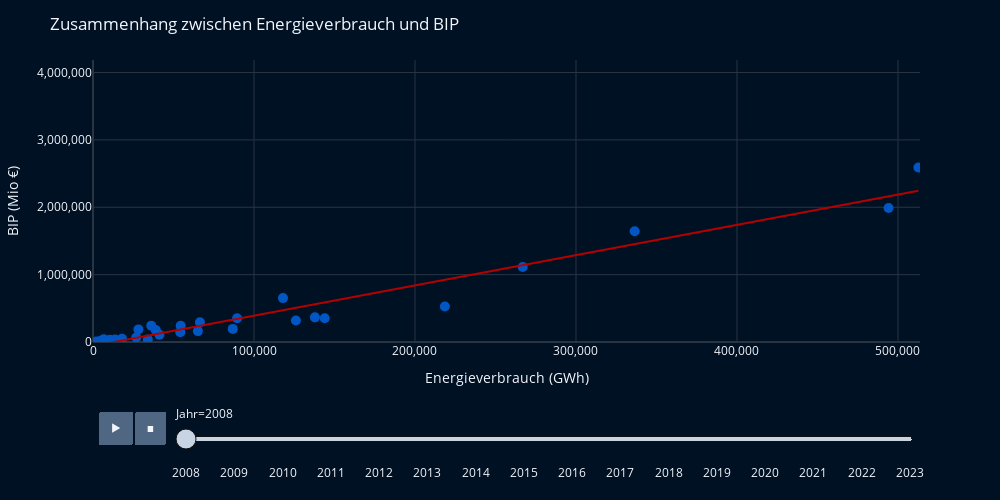

Source (notebook cell):
### Code cell
from dashboards_and_tables.D2_correlations.graph_builders import correlations_moving_regression

correlations_moving_regression(df_Y, gdp_color, energy_color).show()

### Figure 1 — Plotly figure (JSON) as saved in the notebook; plotly's stock layout.template omitted (floating-point values rounded to 4 significant figures; data arrays with more than 128 entries replaced by an {"elided": "..."} marker saying what was removed)
{"data": [{"customdata": {"elided": "464x1 str values"}, "hovertemplate": "Land: %{customdata[0]}<br>Energieverbrauch: %{x:,.0f} GWh<br>BIP: %{y:,.0f} Mio €", "legendgroup": "", "marker": {"color": "#0057c4", "size": 10, "symbol": "circle"}, "mode": "markers", "name": "", "orientation": "v", "showlegend": false, "type": "scatter", "x": [89497, 34042, 65148, 36194, 512673, 8543, 28218, 54475, 266929, 494154, 18045, 336449, 4719, 7586, 10495, 6632, 41261, 2039, 118010, 66432, 137828, 39013, 54209, 13728, 26849, 86822, 143922, 126028, 218553], "xaxis": "x", "y": [351742, 37245, 161966, 242721, 2589680, 16618, 187281, 241989, 1112432, 1989998, 48575, 1643718, 19009, 23353, 32682, 40008, 108358, 6235, 651299, 291844, 365873, 179101, 146462, 37740, 66174, 194253, 353050, 319371, 526575], "yaxis": "y"}, {"customdata": {"elided": "464x1 str values"}, "hovertemplate": "Land: %{customdata[0]}<br>Energieverbrauch: %{x:,.0f} GWh<br>BIP: %{y:,.0f} Mio €", "legendgroup": "", "line": {"color": "#b50000"}, "marker": {"color": "#0057c4", "size": 10, "symbol": "circle"}, "mode": "lines", "name": "", "showlegend": false, "type": "scatter", "x": [2039, 4719, 6632, 7586, 8543, 10495, 13728, 18045, 26849, 28218, 34042, 36194, 39013, 41261, 54209, 54475, 65148, 66432, 86822, 89497, 118010, 126028, 137828, 143922, 218553, 266929, 336449, 494154, 512673], "xaxis": "x", "y": [-49780.0, -37740.0, -29150.0, -24860.0, -20560.0, -11790.0, 2729.0, 22120.0, 61670.0, 67820.0, 93980.0, 103700.0, 116300.0, 126400.0, 184600.0, 185800.0, 233700.0, 239500.0, 331100.0, 343100.0, 471200.0, 507200.0, 560200.0, 587600.0, 922900.0, 1140000.0, 1452000.0, 2161000.0, 2244000.0], "yaxis": "y"}], "layout": {"height": 500, "legend": {"tracegroupgap": 0}, "margin": {"t": 60}, "sliders": [{"active": 0, "currentvalue": {"prefix": "Jahr="}, "len": 0.9, "pad": {"b": 10, "t": 60}, "steps": [{"args": [["2008"], {"frame": {"duration": 0, "redraw": false}, "fromcurrent": true, "mode": "immediate", "transition": {"duration": 0, "easing": "linear"}}], "label": "2008", "method": "animate"}, {"args": [["2009"], {"frame": {"duration": 0, "redraw": false}, "fromcurrent": true, "mode": "immediate", "transition": {"duration": 0, "easing": "linear"}}], "label": "2009", "method": "animate"}, {"args": [["2010"], {"frame": {"duration": 0, "redraw": false}, "fromcurrent": true, "mode": "immediate", "transition": {"duration": 0, "easing": "linear"}}], "label": "2010", "method": "animate"}, {"args": [["2011"], {"frame": {"duration": 0, "redraw": false}, "fromcurrent": true, "mode": "immediate", "transition": {"duration": 0, "easing": "linear"}}], "label": "2011", "method": "animate"}, {"args": [["2012"], {"frame": {"duration": 0, "redraw": false}, "fromcurrent": true, "mode": "immediate", "transition": {"duration": 0, "easing": "linear"}}], "label": "2012", "method": "animate"}, {"args": [["2013"], {"frame": {"duration": 0, "redraw": false}, "fromcurrent": true, "mode": "immediate", "transition": {"duration": 0, "easing": "linear"}}], "label": "2013", "method": "animate"}, {"args": [["2014"], {"frame": {"duration": 0, "redraw": false}, "fromcurrent": true, "mode": "immediate", "transition": {"duration": 0, "easing": "linear"}}], "label": "2014", "method": "animate"}, {"args": [["2015"], {"frame": {"duration": 0, "redraw": false}, "fromcurrent": true, "mode": "immediate", "transition": {"duration": 0, "easing": "linear"}}], "label": "2015", "method": "animate"}, {"args": [["2016"], {"frame": {"duration": 0, "redraw": false}, "fromcurrent": true, "mode": "immediate", "transition": {"duration": 0, "easing": "linear"}}], "label": "2016", "method": "animate"}, {"args": [["2017"], {"frame": {"duration": 0, "redraw": false}, "fromcurrent": true, "mode": "immediate", "transition": {"duration": 0, "easing": "linear"}}], "label": "2017", "method": "animate"}, {"args": [["2018"], {"frame": {"duration": 0, "redraw": false}, "fromcurrent": true, "mode": "immediate", "transition": {"duration": 0, "easing": "linear"}}], "label": "2018", "method": "animate"}, {"args": [["2019"], {"frame": {"duration": 0, "redraw": false}, "fromcurrent": true, "mode": "immediate", "transition": {"duration": 0, "easing": "linear"}}], "label": "2019", "method": "animate"}, {"args": [["2020"], {"frame": {"duration": 0, "redraw": false}, "fromcurrent": true, "mode": "immediate", "transition": {"duration": 0, "easing": "linear"}}], "label": "2020", "method": "animate"}, {"args": [["2021"], {"frame": {"duration": 0, "redraw": false}, "fromcurrent": true, "mode": "immediate", "transition": {"duration": 0, "easing": "linear"}}], "label": "2021", "method": "animate"}, {"args": [["2022"], {"frame": {"duration": 0, "redraw": false}, "fromcurrent": true, "mode": "immediate", "transition": {"duration": 0, "easing": "linear"}}], "label": "2022", "method": "animate"}, {"args": [["2023"], {"frame": {"duration": 0, "redraw": false}, "fromcurrent": true, "mode": "immediate", "transition": {"duration": 0, "easing": "linear"}}], "label": "2023", "method": "animate"}], "x": 0.1, "xanchor": "left", "y": 0, "yanchor": "top"}], "title": {"text": "Zusammenhang zwischen Energieverbrauch und BIP"}, "updatemenus": [{"buttons": [{"args": [null, {"frame": {"duration": 500, "redraw": false}, "fromcurrent": true, "mode": "immediate", "transition": {"duration": 10, "easing": "linear"}}], "label": "&#9654;", "method": "animate"}, {"args": [[null], {"frame": {"duration": 0, "redraw": false}, "fromcurrent": true, "mode": "immediate", "transition": {"duration": 0, "easing": "linear"}}], "label": "&#9724;", "method": "animate"}], "direction": "left", "pad": {"r": 10, "t": 70}, "showactive": false, "type": "buttons", "x": 0.1, "xanchor": "right", "y": 0, "yanchor": "top"}], "width": 1000, "xaxis": {"anchor": "y", "domain": [0, 1], "range": [0, 513673], "tickformat": ",", "title": {"text": "Energieverbrauch (GWh)"}}, "yaxis": {"anchor": "x", "domain": [0, 1], "range": [0, 4185560], "side": "left", "tickformat": ",", "title": {"text": "BIP (Mio €)"}}}}
